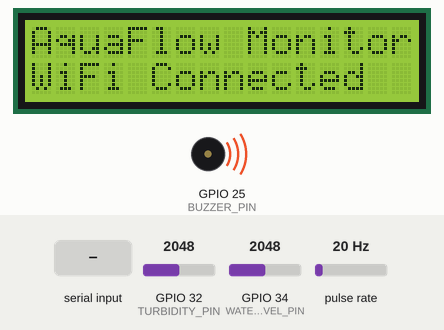
The sketch below on a simulated ESP32. On the bench: 16×2 character LCD, buzzer (waves = sounding, pin HIGH). Wiring (inferred from the names in the program): pulse sensor: data GPIO 27. Inputs (shaded band) come from the test bench; at power-on: GPIO 32 (TURBIDITY_PIN) = 2048, GPIO 34 (WATER_LEVEL_PIN) = 2048, pulse rate 20 Hz. WiFi joins after 1.5 s; servers stay silent unless stated; uploads are accepted with an empty reply; the local clock reads 2024-03-15 10:24:30 at power-on unless the sketch sets it; what the sketch prints to the serial monitor is not drawn.

Above: at 2.2 s.
At 3.4 s:
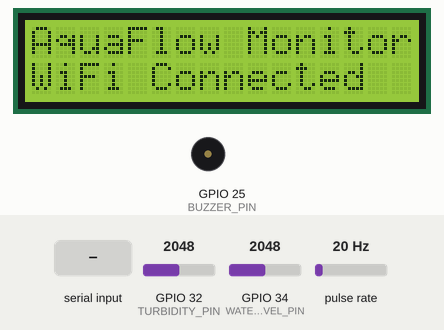
3.5 s: "PH:\n" received over the second serial link
At 12.8 s:
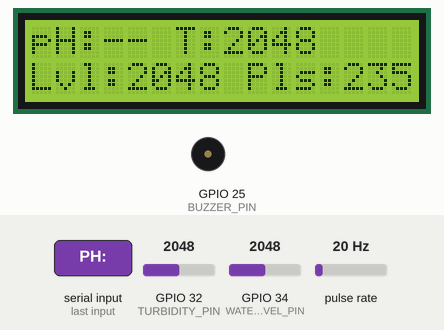
Timing chart, 0 to 14.3 s (numbered marks = the images above; inputs shaded):
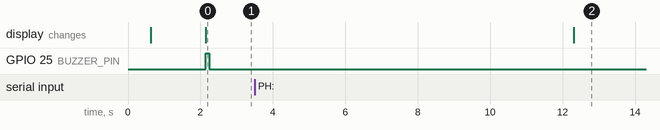

The sketch:

esp32_water_monitor.ino
```cpp
/*
 * =====================================================================================
 * AQUAFLOW ESP32 WATER QUALITY & FLOW MONITORING FIRMWARE
 * =====================================================================================
 * ESP32 firmware implementing the verified physical hardware configuration and
 * prepared for end-to-end validation.
 *
 * REPOSITORY: kishoreoffical335-sy/Aquaflow
 * PRODUCTION ENDPOINT: https://aquaflow-is5f-pqu0op0fz-kishore-65ee.vercel.app/api/telemetry
 *
 * AUTHORITATIVE HARDWARE PIN MAP:
 * - 4-in-1 Module (pH): UART2 (RX: GPIO16, TX: GPIO17, Baud: 9600)
 * - Turbidity Sensor:   Analog ADC (GPIO32)
 * - Water Level Sensor: Analog ADC (GPIO34)
 * - Flow Meter:         Interrupt Pulse (GPIO27)
 * - 16x2 I2C LCD:       I2C Bus (SDA: GPIO21, SCL: GPIO22, Address: 0x27)
 * - Alarm Buzzer:       Digital Output (GPIO25)
 * =====================================================================================
 */

#include <WiFi.h>
#include <WiFiClientSecure.h>
#include <HTTPClient.h>
#include <ArduinoJson.h>
#include <Wire.h>
#include <LiquidCrystal_I2C.h>
#include <time.h>

// =====================================================================================
// 1. HARDWARE PIN DEFINITIONS (EXACT SPECIFICATION)
// =====================================================================================
#define PH_UART_RX       16    // UART2 RX (Connects to 4-in-1 TX)
#define PH_UART_TX       17    // UART2 TX (Connects to 4-in-1 RX)
#define FLOW_PIN         27    // Hardware Interrupt (Hall-Effect Flow Sensor Signal)
#define TURBIDITY_PIN    32    // Analog ADC1 (Optical Turbidity Sensor AO)
#define WATER_LEVEL_PIN  34    // Analog ADC1 (Water Level Sensor Signal)
#define LCD_SDA          21    // I2C Data (LCD SDA)
#define LCD_SCL          22    // I2C Clock (LCD SCL)
#define BUZZER_PIN       25    // Digital Output (Active / Passive Alarm Buzzer)

// =====================================================================================
// 2. DEVICE & CLOUD CONFIGURATION (USER ADJUSTABLE)
// =====================================================================================
const char* WIFI_SSID     = "YOUR_WIFI_SSID";
const char* WIFI_PASSWORD = "YOUR_WIFI_PASSWORD";

// Production Vercel Ingestion API Endpoint
const char* API_URL       = "https://aquaflow-is5f-pqu0op0fz-kishore-65ee.vercel.app/api/telemetry";

// Provisioned Device Credentials (from Web Dashboard Device Registry)
const char* DEVICE_ID     = "PROD-NODE-01";
const char* DEVICE_API_KEY = "wq_YOUR_DEVICE_SECRET_TOKEN";

// Telemetry Transmission Interval (milliseconds)
const unsigned long TELEMETRY_INTERVAL_MS = 10000; // 10 seconds

// =====================================================================================
// 3. HARDWARE PERIPHERAL INSTANCES
// =====================================================================================
HardwareSerial SerialSensor(2);              // UART2 instance for 4-in-1 Sensor Module
LiquidCrystal_I2C lcd(0x27, 16, 2);          // 16x2 Character LCD on I2C (Address 0x27)

// =====================================================================================
// 4. SENSOR STATE VARIABLES
// =====================================================================================
// Flow Meter Pulse Counter
volatile unsigned long flowPulseCount = 0;
unsigned long lastPulseSampleTime = 0;

// Parsed 4-in-1 Module Readings
float latestPh = -1.0;                       // Parsed from 4-in-1 UART packet
int latestRawW = -1;                         // Raw W field (water flag from 4-in-1)
int latestRawL = -1;                         // Raw L field (light sensor from 4-in-1)
int latestRawT = -1;                         // Raw T field (temperature/raw from 4-in-1)
bool phPacketReceived = false;

// Direct Analog ADC Channels
int latestTurbidityRaw = 0;                 // 0 - 4095 ADC (GPIO32)
int latestWaterLevelRaw = 0;                // 0 - 4095 ADC (GPIO34)

// Calibration Flags (Strictly false until physical calibration curves are configured)
bool isFlowCalibrated = false;
float flowPulsesPerLiter = 450.0;           // Pulses per Liter coefficient

bool isTurbidityCalibrated = false;         // Set true when physical curve calibrated
bool isWaterLevelCalibrated = false;        // Set true when vessel depth calibrated

unsigned long lastTelemetrySentTime = 0;

// Interrupt Service Routine for Hall-Effect Flow Sensor
void IRAM_ATTR flowPulseISR() {
  flowPulseCount++;
}

// =====================================================================================
// 5. HELPER: UTC ISO 8601 TIMESTAMP
// =====================================================================================
String getIsoTimestamp() {
  time_t now;
  time(&now);
  struct tm timeinfo;
  if (!gmtime_r(&now, &timeinfo) || now < 100000) {
    return "2026-09-21T00:00:00Z";
  }
  char buf[30];
  strftime(buf, sizeof(buf), "%Y-%m-%dT%H:%M:%SZ", &timeinfo);
  return String(buf);
}

// =====================================================================================
// 6. HELPER: PARSE 4-in-1 SENSOR UART PACKET
// Packet Format Example: "PH:7.31, W:1, L:74, T:59,"
// =====================================================================================
void read4In1UartPacket() {
  while (SerialSensor.available() > 0) {
    String line = SerialSensor.readStringUntil('\n');
    line.trim();

    if (line.indexOf("PH:") != -1) {
      // 1. Extract pH
      int phIndex = line.indexOf("PH:");
      int comma1 = line.indexOf(',', phIndex);
      if (phIndex != -1 && comma1 != -1) {
        String phStr = line.substring(phIndex + 3, comma1);
        phStr.trim();
        float parsed = phStr.toFloat();
        if (parsed >= 0.0 && parsed <= 14.0) {
          latestPh = parsed;
          phPacketReceived = true;
        }
      }

      // 2. Extract W field if present
      int wIndex = line.indexOf("W:");
      if (wIndex != -1) {
        int comma2 = line.indexOf(',', wIndex);
        if (comma2 != -1) {
          latestRawW = line.substring(wIndex + 2, comma2).toInt();
        }
      }

      // 3. Extract L field if present
      int lIndex = line.indexOf("L:");
      if (lIndex != -1) {
        int comma3 = line.indexOf(',', lIndex);
        if (comma3 != -1) {
          latestRawL = line.substring(lIndex + 2, comma3).toInt();
        }
      }

      // 4. Extract T field if present
      int tIndex = line.indexOf("T:");
      if (tIndex != -1) {
        int comma4 = line.indexOf(',', tIndex);
        if (comma4 != -1) {
          latestRawT = line.substring(tIndex + 2, comma4).toInt();
        }
      }

      Serial.printf("[UART2] 4-in-1 -> pH: %.2f | W: %d | L: %d | T: %d (raw: %s)\n",
                    latestPh, latestRawW, latestRawL, latestRawT, line.c_str());
    }
  }
}

// =====================================================================================
// 7. SETUP INITIALIZATION
// =====================================================================================
void setup() {
  // 1. Initialize Debug Serial (115200 Baud)
  Serial.begin(115200);
  delay(500);
  Serial.println("\n=======================================================");
  Serial.println("  AQUAFLOW ESP32 WATER MONITORING FIRMWARE BOOT");
  Serial.println("  Target: https://aquaflow-is5f-pqu0op0fz-kishore-65ee.vercel.app");
  Serial.println("=======================================================");

  // 2. Initialize GPIO Modes
  pinMode(TURBIDITY_PIN, INPUT);
  pinMode(WATER_LEVEL_PIN, INPUT);
  pinMode(FLOW_PIN, INPUT_PULLUP);
  pinMode(BUZZER_PIN, OUTPUT);
  digitalWrite(BUZZER_PIN, LOW);

  // 3. Attach Hardware Interrupt for Flow Sensor
  attachInterrupt(digitalPinToInterrupt(FLOW_PIN), flowPulseISR, RISING);

  // 4. Initialize I2C and LCD
  Wire.begin(LCD_SDA, LCD_SCL);
  lcd.init();
  lcd.backlight();
  lcd.setCursor(0, 0);
  lcd.print("AquaFlow Monitor");
  lcd.setCursor(0, 1);
  lcd.print("Initializing...");

  // 5. Initialize UART2 for 4-in-1 Sensor Module (RX=16, TX=17, 9600 Baud)
  SerialSensor.begin(9600, SERIAL_8N1, PH_UART_RX, PH_UART_TX);
  Serial.printf("[UART2] Initialized on RX:%d, TX:%d at 9600 baud.\n", PH_UART_RX, PH_UART_TX);

  // 6. Connect to Wi-Fi
  Serial.printf("[WiFi] Connecting to %s", WIFI_SSID);
  lcd.setCursor(0, 1);
  lcd.print("WiFi Connecting ");
  WiFi.mode(WIFI_STA);
  WiFi.begin(WIFI_SSID, WIFI_PASSWORD);

  int wifiAttempts = 0;
  while (WiFi.status() != WL_CONNECTED && wifiAttempts < 20) {
    delay(500);
    Serial.print(".");
    wifiAttempts++;
  }

  if (WiFi.status() == WL_CONNECTED) {
    Serial.printf("\n[WiFi] Connected! IP: %s\n", WiFi.localIP().toString().c_str());
    lcd.setCursor(0, 1);
    lcd.print("WiFi Connected  ");

    // Sync NTP Time for UTC ISO Timestamps
    configTime(0, 0, "pool.ntp.org", "time.nist.gov");
    struct tm timeinfo;
    if (getLocalTime(&timeinfo, 3000)) {
      Serial.println("[NTP] Time Synchronized successfully.");
    }
  } else {
    Serial.println("\n[WiFi] Connection failed. Sensor acquisition will proceed offline.");
    lcd.setCursor(0, 1);
    lcd.print("WiFi Offline    ");
  }

  // Startup beep
  digitalWrite(BUZZER_PIN, HIGH);
  delay(100);
  digitalWrite(BUZZER_PIN, LOW);

  lastPulseSampleTime = millis();
  lastTelemetrySentTime = millis();
}

// =====================================================================================
// 8. MAIN LOOP (NON-BLOCKING CONTINUOUS SAMPLING)
// =====================================================================================
void loop() {
  // 1. Continually read incoming UART packets from 4-in-1 sensor
  read4In1UartPacket();

  unsigned long currentMillis = millis();

  // 2. Periodic Telemetry Package Assembly & Transmission (Every 10 seconds)
  if (currentMillis - lastTelemetrySentTime >= TELEMETRY_INTERVAL_MS) {
    lastTelemetrySentTime = currentMillis;

    // A. Read Analog ADC Channels
    latestTurbidityRaw = analogRead(TURBIDITY_PIN);
    latestWaterLevelRaw = analogRead(WATER_LEVEL_PIN);

    // B. Capture and reset flow pulse accumulator safely
    detachInterrupt(digitalPinToInterrupt(FLOW_PIN));
    unsigned long pulses = flowPulseCount;
    flowPulseCount = 0;
    attachInterrupt(digitalPinToInterrupt(FLOW_PIN), flowPulseISR, RISING);

    // C. Evaluate Buzzer Alarm on Critical Water Conditions
    if (phPacketReceived && (latestPh < 5.5 || latestPh > 9.5)) {
      // Critical pH threshold breach: brief alarm beep
      digitalWrite(BUZZER_PIN, HIGH);
      delay(80);
      digitalWrite(BUZZER_PIN, LOW);
    }

    // D. Update Local LCD Display
    lcd.clear();
    lcd.setCursor(0, 0);
    if (phPacketReceived && latestPh >= 0) {
      lcd.printf("pH:%.2f T:%d", latestPh, latestTurbidityRaw);
    } else {
      lcd.printf("pH:-- T:%d", latestTurbidityRaw);
    }
    lcd.setCursor(0, 1);
    lcd.printf("Lvl:%d Pls:%lu", latestWaterLevelRaw, pulses);

    // E. Build Telemetry JSON Payload (Strict Data Classification)
    StaticJsonDocument<512> doc;
    doc["device_id"] = DEVICE_ID;
    doc["timestamp"] = getIsoTimestamp();

    // pH (Measured via UART2)
    if (phPacketReceived && latestPh >= 0) {
      doc["ph"] = round(latestPh * 100.0) / 100.0;
    } else {
      doc["ph"] = nullptr;
    }

    // Turbidity (Measured Raw ADC; NTU null unless calibrated)
    doc["turbidity_raw"] = latestTurbidityRaw;
    if (isTurbidityCalibrated) {
      // doc["turbidity_ntu"] = calibratedNtu;
      doc["turbidity_ntu"] = nullptr;
    } else {
      doc["turbidity_ntu"] = nullptr; // Calibration Required
    }

    // Water Level (Measured Raw ADC; Percent null unless calibrated)
    doc["water_level_raw"] = latestWaterLevelRaw;
    if (isWaterLevelCalibrated) {
      // doc["water_level_percent"] = calibratedPercent;
      doc["water_level_percent"] = nullptr;
    } else {
      doc["water_level_percent"] = nullptr; // Calibration Required
    }

    // Flow (Measured Pulses; L/min null unless calibrated)
    doc["flow_pulses"] = pulses;
    if (isFlowCalibrated && flowPulsesPerLiter > 0) {
      float lpm = (pulses / flowPulsesPerLiter) * (60.0 / (TELEMETRY_INTERVAL_MS / 1000.0));
      doc["flow_lpm"] = round(lpm * 100.0) / 100.0;
    } else {
      doc["flow_lpm"] = nullptr; // Calibration Required
    }

    doc["accumulated_volume_liters"] = nullptr; // Derived on backend
    doc["dissolved_oxygen_mg_l"] = nullptr;     // Calculated on backend model

    String jsonBuffer;
    serializeJson(doc, jsonBuffer);

    Serial.println("\n[Telemetry] Outgoing Payload:");
    Serial.println(jsonBuffer);

    // F. Send Telemetry via HTTPS/HTTP POST
    if (WiFi.status() == WL_CONNECTED) {
      WiFiClientSecure client;
      client.setInsecure(); // Allow HTTPS without bundling root CA

      HTTPClient http;
      if (http.begin(client, API_URL)) {
        http.addHeader("Content-Type", "application/json");
        http.addHeader("x-device-key", DEVICE_API_KEY);
        http.setTimeout(5000);

        int httpResponseCode = http.POST(jsonBuffer);

        if (httpResponseCode > 0) {
          String responseBody = http.getString();
          Serial.printf("[HTTP POST] Success (%d): %s\n", httpResponseCode, responseBody.c_str());
        } else {
          Serial.printf("[HTTP POST] Error code: %d (%s)\n", httpResponseCode, http.errorToString(httpResponseCode).c_str());
        }
        http.end();
      } else {
        Serial.println("[HTTP] Unable to connect to API endpoint.");
      }
    } else {
      Serial.println("[WiFi] Offline: Telemetry skipped for this window. Acquisition continues.");
      // Attempt background reconnect
      WiFi.reconnect();
    }
  }

  // Brief yield for RTOS scheduler
  delay(10);
}
```
